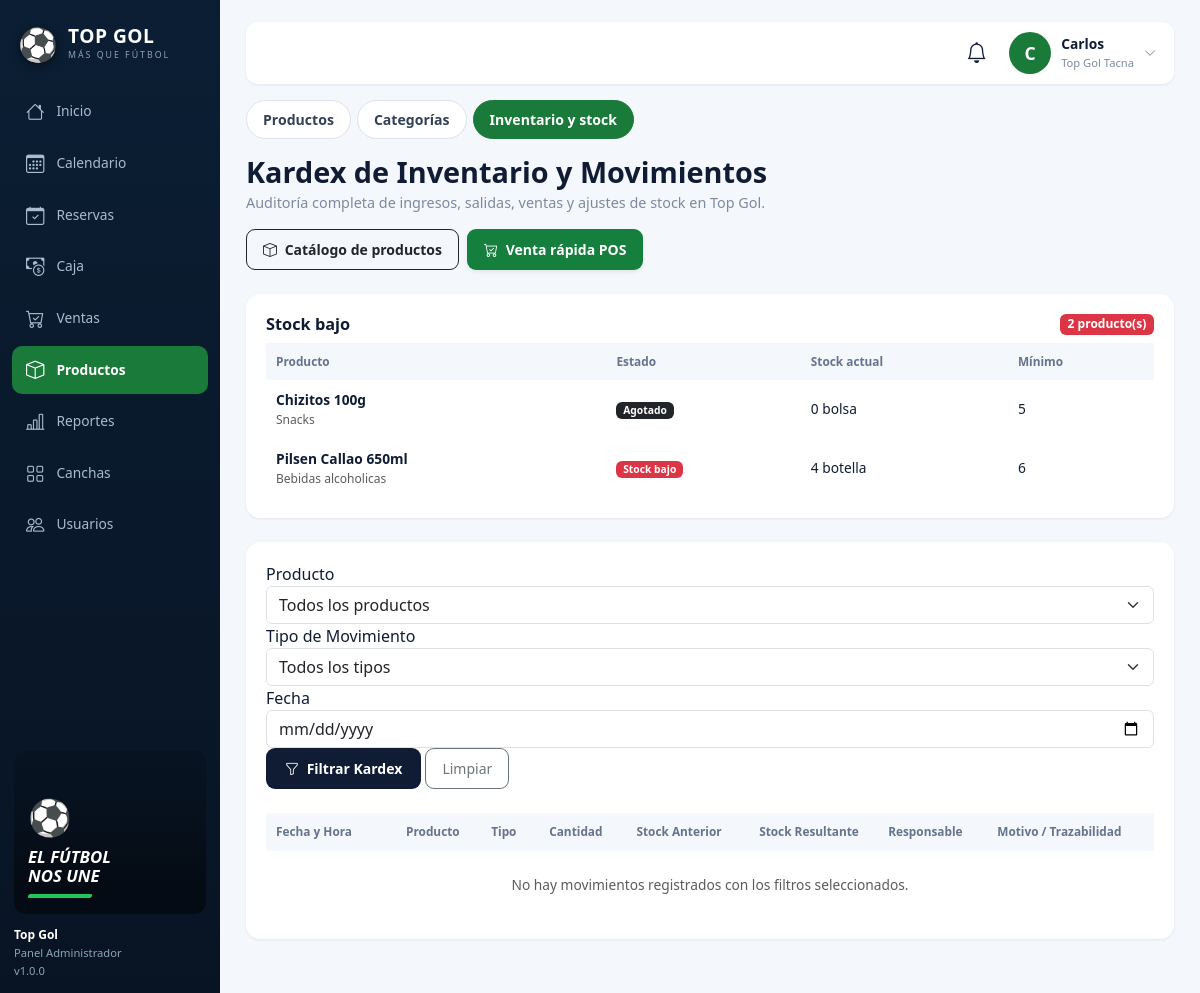
The app's page /admin/inventario (signed in) with its own data.
### tables this page shows
CREATE TABLE IF NOT EXISTS `productos` (
  `id`           INT NOT NULL AUTO_INCREMENT,
  `nombre`       VARCHAR(100) NOT NULL,
  `descripcion`  VARCHAR(255) DEFAULT NULL,
  `categoria`    ENUM('refrescos','bebidas_alcoholicas','snacks','hidratantes','otros') NOT NULL DEFAULT 'otros',
  `categoria_id` INT UNSIGNED NULL,
  `precio`       DECIMAL(10,2) NOT NULL,
  `stock`        INT NOT NULL DEFAULT 0,
  `stock_minimo` INT NOT NULL DEFAULT 5,
  `unidad`       VARCHAR(20) NOT NULL DEFAULT 'unidad',
  `estado`       ENUM('disponible','agotado','descontinuado') NOT NULL DEFAULT 'disponible',
  `created_at`   TIMESTAMP NOT NULL DEFAULT CURRENT_TIMESTAMP,
  `updated_at`   TIMESTAMP NOT NULL DEFAULT CURRENT_TIMESTAMP ON UPDATE CURRENT_TIMESTAMP,
  PRIMARY KEY (`id`),
  KEY `idx_producto_categoria` (`categoria`),
  KEY `idx_producto_estado`    (`estado`),
  CONSTRAINT `fk_productos_categoria` FOREIGN KEY (`categoria_id`) REFERENCES `categorias` (`id`) ON DELETE RESTRICT ON UPDATE CASCADE
);

CREATE TABLE IF NOT EXISTS `categorias` (
  `id`          INT UNSIGNED AUTO_INCREMENT PRIMARY KEY,
  `nombre`      VARCHAR(60) NOT NULL,
  `slug`        VARCHAR(60) NOT NULL UNIQUE,
  `descripcion` VARCHAR(255) NULL,
  `icono`       VARCHAR(30) NOT NULL DEFAULT 'bi-box',
  `activo`      TINYINT(1) NOT NULL DEFAULT 1,
  `created_at`  DATETIME NOT NULL DEFAULT CURRENT_TIMESTAMP,
  `updated_at`  DATETIME NOT NULL DEFAULT CURRENT_TIMESTAMP ON UPDATE CURRENT_TIMESTAMP
);

### app/Views/productos/inventario.php (the view, shortened to what the rows shown need)
<?php
$stockBajo = $stockBajo ?? [];
?>
<?php require VIEWS_PATH . DIRECTORY_SEPARATOR . 'layout' . DIRECTORY_SEPARATOR . 'admin_top.php'; ?>
<div class="d-flex align-items-start justify-content-between gap-3 flex-wrap mb-4">
    <div>
        <h1 class="adm-h1">Kardex de Inventario y Movimientos</h1>
        <p class="adm-sub">Auditoría completa de ingresos, salidas, ventas y ajustes de stock en Top Gol.</p>
    </div>
    <div class="d-flex gap-2">
        <a href="<?= url('/admin/productos') ?>" class="btn btn-sm btn-outline-dark fw-bold" style="border-radius:9px;padding:9px 16px;">
            <i class="bi bi-box me-1"></i> Catálogo de productos
        </a>
        <a href="<?= url('/admin/ventas/pos') ?>" class="btn btn-sm fw-bold shadow-sm" style="background:#15803d;color:#fff;border-radius:9px;padding:9px 16px;">
            <i class="bi bi-cart-check me-1"></i> Venta rápida POS
        </a>
    </div>
</div>
<div class="panel-2 mb-4" id="stock-bajo">
    <div class="d-flex align-items-center justify-content-between mb-2">
        <h3 class="m-0" style="font-size:1.02rem;font-weight:800;">Stock bajo</h3>
        <span class="badge <?= $stockBajo ? 'bg-danger' : 'bg-success' ?>"><?= count($stockBajo) ?> producto(s)</span>
    </div>
    <?php if (empty($stockBajo)): ?>
        <div class="alert alert-success d-flex align-items-center gap-2 m-0 p-2 small">
            <i class="bi bi-check-circle-fill"></i> Todos los productos están por encima de su stock mínimo.
        </div>
    <?php else: ?>
        <div class="table-responsive">
            <table class="tbl tbl-cards align-middle">
                <thead><tr><th>Producto</th><th>Estado</th><th>Stock actual</th><th>Mínimo</th></tr></thead>
                <tbody>
                    <?php foreach ($stockBajo as $sb): ?>
                        <?php $agotado = (int)$sb['stock'] === 0; ?>
                        <tr>
                            <td data-label="Producto"><strong><?= htmlspecialchars((string)$sb['nombre']) ?></strong><small class="text-muted d-block"><?= htmlspecialchars((string)($sb['categoria_nombre'] ?? 'General')) ?></small></td>
                            <td data-label="Estado"><span class="badge <?= $agotado ? 'bg-dark' : 'bg-danger' ?>"><?= $agotado ? 'Agotado' : 'Stock bajo' ?></span></td>
                            <td data-label="Stock actual"><?= (int)$sb['stock'] ?> <?= htmlspecialchars((string)($sb['unidad'] ?? 'und')) ?></td>
                            <td data-label="Mínimo"><?= (int)$sb['stock_minimo'] ?></td>
                        </tr>
                    <?php endforeach; ?>
                </tbody>
            </table>
        </div>
    <?php endif; ?>
</div>
<div class="panel-2 mb-4">
    <form action="<?= url('/admin/inventario') ?>" method="GET" class="f-bar">
        <div class="fld" style="flex:1;min-width:200px;">
            <label for="f_prod">Producto</label>
            <select class="form-select" id="f_prod" name="producto_id">
                <option value="">Todos los productos</option>
            </select>
        </div>
        <div class="fld">
            <label for="f_tipo">Tipo de Movimiento</label>
            <select class="form-select" id="f_tipo" name="tipo">
                <option value="">Todos los tipos</option>
            </select>
        </div>
        <div class="fld">
            <label for="f_fecha">Fecha</label>
            <input type="date" class="form-control" id="f_fecha" name="fecha" value="<?= htmlspecialchars($filtroFecha) ?>">
        </div>
        <button type="submit" class="btn btn-sm fw-bold" style="background:#101c33;color:#fff;border-radius:9px;padding:9px 18px;">
            <i class="bi bi-funnel me-1"></i> Filtrar Kardex
        </button>
        <a href="<?= url('/admin/inventario') ?>" class="btn btn-sm btn-outline-secondary" style="border-radius:9px;padding:9px 16px;">Limpiar</a>
    </form>
    <br>
    <div class="table-responsive">
        <table class="tbl align-middle">
            <thead>
                <tr>
                    <th style="width:130px;">Fecha y Hora</th>
                    <th>Producto</th>
                    <th>Tipo</th>
                    <th class="text-center">Cantidad</th>
                    <th class="text-center">Stock Anterior</th>
                    <th class="text-center">Stock Resultante</th>
                    <th>Responsable</th>
                    <th>Motivo / Trazabilidad</th>
                </tr>
            </thead>
            <tbody>
                <?php if (empty($movimientos)): ?>
                    <tr><td colspan="8" class="text-center text-muted py-4">No hay movimientos registrados con los filtros seleccionados.</td></tr>
                <?php endif; ?>
            </tbody>
        </table>
    </div>
</div>
<?php require VIEWS_PATH . DIRECTORY_SEPARATOR . 'layout' . DIRECTORY_SEPARATOR . 'admin_bottom.php'; ?>

### app/Core/Router.php (shortened to what the rows shown need)
<?php
class Router {
    private array $rutas = [
        'GET'  => [],
        'POST' => []
    ];
    private function registrar(string $metodo, string $ruta, string $accion, array $middlewares): void {
        $rutaNormalizada = '/' . trim($ruta, '/');
        preg_match_all('/\{([a-zA-Z0-9_]+)\}/', $rutaNormalizada, $matches);
        $nombresParametros = $matches[1] ?? [];
        $regex = preg_replace('/\{[a-zA-Z0-9_]+\}/', '([^/]+)', $rutaNormalizada);
        $regexFinal = '#^' . $regex . '$#';
        $this->rutas[$metodo][] = [
            'ruta'        => $rutaNormalizada,
            'regex'       => $regexFinal,
            'accion'      => $accion,
            'params'      => $nombresParametros,
            'middlewares' => $middlewares
        ];
    }
    public function dispatch(): void {
        $metodo = $_SERVER['REQUEST_METHOD'] ?? 'GET';
        $uri = $this->obtenerRutaActual();
        foreach ($this->rutas[$metodo] as $rutaInfo) {
            if (preg_match($rutaInfo['regex'], $uri, $matches)) {
                array_shift($matches);
                $this->ejecutarAccion($rutaInfo['accion'], $matches);
                return;
            }
        }
    }
    private function obtenerRutaActual(): string {
        if (!empty($_GET['url']) && $_GET['url'] !== 'index.php') {
            $uri = '/' . trim((string)$_GET['url'], '/');
            $uri = preg_replace('#^/public(/|$)#', '$1', $uri);
            $uri = '/' . trim($uri, '/');
            return $uri === '//' ? '/' : $uri;
        }
        $requestUri = $_SERVER['REQUEST_URI'] ?? '/';
        $requestUri = preg_replace('#^/public(/|$)#', '$1', $requestUri);
        $requestUri = preg_replace('#^/index\.php(/|$)#', '$1', $requestUri);
        $uri = '/' . trim($requestUri, '/');
        return $uri === '//' ? '/' : $uri;
    }
    private function ejecutarAccion(string $accion, array $params): void {
        [$controladorNombre, $metodo] = explode('@', $accion);
        $controlador = new $claseCompleta();
        call_user_func_array([$controlador, $metodo], $params);
    }
}

### records on screen
productos: nombre "Chizitos 100g", categoria.nombre "Snacks", shows "Agotado", stock "0", unidad "bolsa", stock_minimo "5"
productos: nombre "Pilsen Callao 650ml", categoria.nombre "Bebidas alcoholicas", shows "Stock bajo", stock "4", unidad "botella", stock_minimo "6"

### other values on screen
$itemNav['label'] "Inicio"
$itemNav['label'] "Calendario"
$itemNav['label'] "Reservas"
$itemNav['label'] "Caja"
$itemNav['label'] "Ventas"
$itemNav['label'] "Productos"
$itemNav['label'] "Reportes"
$itemNav['label'] "Canchas"
$itemNav['label'] "Usuarios"
$tabNav['label'] "Productos"
$tabNav['label'] "Categorías"
$tabNav['label'] "Inventario y stock"
count($stockBajo) "2"
